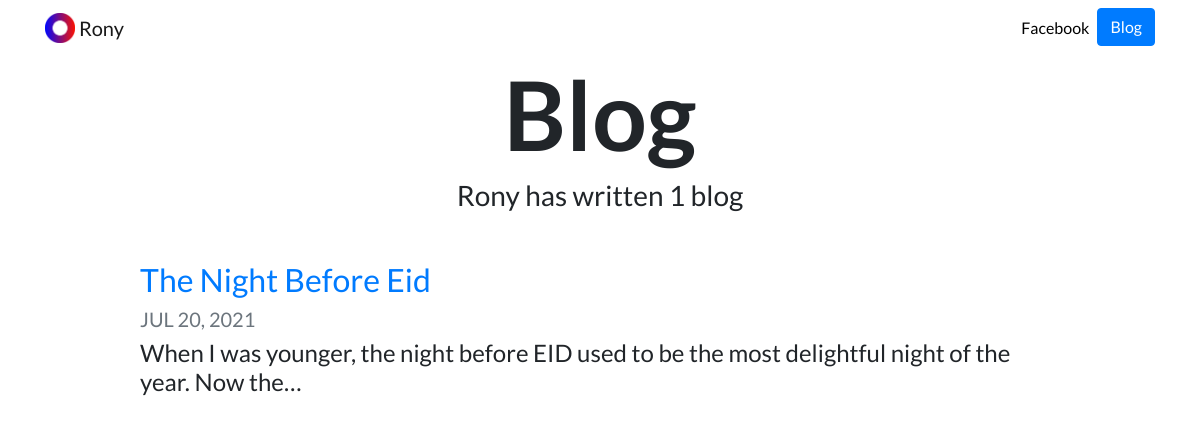
The page /blog/ on the database as committed earlier.
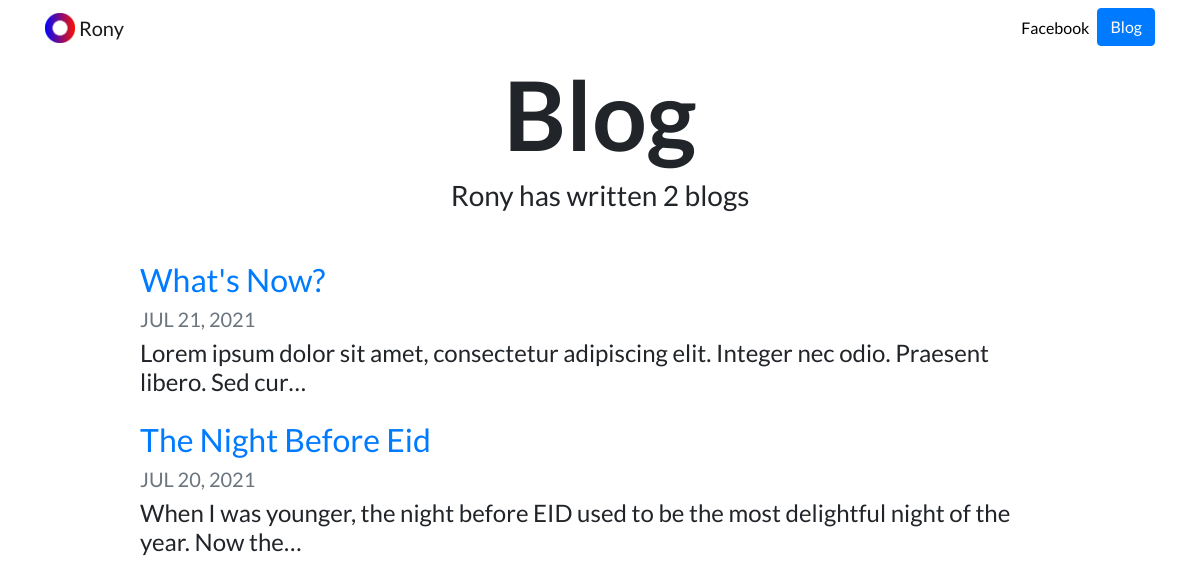
The same page on the database as committed later.
### blog/models.py (models this page shows, shortened)
class Blog(models.Model):
    blog_title = models.CharField(max_length=150)
    blog_body = models.TextField()
    date = models.DateField()
    blog_url = models.URLField(blank=True)

### blog/views.py (the view)
# urls.py: path('', views.all_blogs, name='all_blogs'),
def all_blogs(request):
    blog_count = Blog.objects.count
    blogs = Blog.objects.order_by('-date')[:5]
    return render(request, 'blogs/all_blogs.html', {'blogs': blogs, 'blog_count': blog_count})

### blog/templates/blogs/all_blogs.html
{% extends "portfolio/base.html" %}
{% load static %}
{% block content %}
<h1 id="blogtitle" class="font-weight-bold text-center">Blog</h1>
<h3 class="text-center mb-5">Rony has written {{ blogs.count }} blog{{ blogs.count|pluralize }}</h3>
{% for blog in blogs %}
<div class="row justify-content-center my-3">
  <div class="col-md-10">
    <a href="{% url 'blog:detail' blog.id %}">
      <h2>{{ blog.blog_title }}</h2>
    </a>
    <h5 class="text-muted">{{ blog.date|date:'M d, Y'|upper }}</h5>
    <h4>{{ blog.blog_body|striptags|truncatechars:100 }}</h4>
  </div>
</div>
{% endfor %}
{% endblock %}

Rows that differ between the two databases and show on the page:
added Blog: blog_title "What's Now?", date "JUL 21, 2021", blog_body "Lorem ipsum dolor sit amet, consectetur adipiscing elit. Integer nec odio. Praesent libero. Sed cur…"
Other text that changed with them:
{{ blogs.count }}: "1" → "2"
